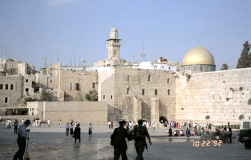
#> input picture images/hi1.png, 251 x 160 px, found by its file name
$ jupyter execute --allow-errors 'importance based cropping.ipynb'
#> lines starting #> are read from the running program, lines starting #| are printed output that depends on the picture
#> the answer given: 3
[cell 1]
import cv2
import igraph as ig
import math
import numpy as np
import matplotlib.pyplot as plt
from pandas import DataFrame
import pandas as pd
from sklearn import datasets
from sklearn.mixture import GaussianMixture
import scipy.sparse as sp

[cell 2]
class EventHandler:
    """
    Class for handling user input during segmentation iterations
    """

    def __init__(self, flags, img, _mask, colors):

        self.FLAGS = flags
        self.ix = -1
        self.iy = -1
        self.img = img
        self.img2 = self.img.copy()
        self._mask = _mask
        self.COLORS = colors

    @property
    def image(self):
        return self.img

    @image.setter
    def image(self, img):
        self.img = img

    @property
    def mask(self):
        return self._mask

    @mask.setter
    def mask(self, _mask):
        self._mask = _mask

    @property
    def flags(self):
        return self.FLAGS

    @flags.setter
    def flags(self, flags):
        self.FLAGS = flags

    # [42 lines left out: function handler, not called in this run]

[cell 3]
def run(filename: str):
#> called with filename = './hi1.png'
    COLORS = {'BLACK' : [0,0,0],'RED'   : [0, 0, 255],'GREEN' : [0, 255, 0],'BLUE'  : [255, 0, 0],'WHITE' : [255,255,255]}

    DRAW_BG = {'color' : COLORS['BLACK'], 'val' : 0}
    DRAW_FG = {'color' : COLORS['WHITE'], 'val' : 1}

    FLAGS = {'RECT' : (0, 0, 1, 1),'DRAW_STROKE': False,'DRAW_RECT' : False,'rect_over' : False,'rect_or_mask' : -1,'value' : DRAW_FG}

    img = cv2.imread(filename)
#> img is the input picture: shape (160, 251, 3); mean B, G, R 167.9, 161.6, 159.6
    #mg=cv2.cvtColor(img,cv2.COLOR_BGR2RGB)
    plt.imshow(cv2.cvtColor(img,cv2.COLOR_BGR2RGB))
    img2 = img.copy()
    mask = np.zeros(img.shape[:2], dtype = np.uint8) # mask is a binary array with : 0 - background pixels
                                                     #                               1 - foreground pixels
    output = img.copy()        # output image to be shown
    img1=img.copy()
    # Input and segmentation windows
    cv2.namedWindow('Input Image',cv2.WINDOW_GUI_NORMAL)
    cv2.namedWindow('Segmented output',cv2.WINDOW_GUI_NORMAL)

    EventObj = EventHandler(FLAGS, img, mask, COLORS)
#> in __init__, `self._mask = _mask`: self._mask: shape (160, 251); every value is 0
    cv2.setMouseCallback('Input Image', EventObj.handler)
    cv2.moveWindow('Input Image', img.shape[1] + 10, 90)
    out_box=np.zeros(img.shape[:2])
    box=[0,0,1,1]
    out_box[box[1]:box[3],box[0]:box[2]]=1
    unknown_part=img[box[1]:box[3],box[0]:box[2],:]
#> unknown_part = [[183, 147, 129]]
    out_start=out_box.copy()
    flag=False
    ll=0
    while(1):
        mask = EventObj.mask
        FLAGS = EventObj.flags
#> FLAGS = 6 items
        img = EventObj.image
        cv2.imshow('Input Image', img)
        k = cv2.waitKey(1)
#> (key Esc is pressed here)
        box=[1,1,1,1]
        if k == 27:
            cv2.destroyAllWindows()
            # esc to exit
            break

        elif k == ord('0'):
            # Strokes for background
            FLAGS['value'] = DRAW_BG
            print(out_box.shape,img.shape)
            out_box[np.where(np.sum(img,axis=2)==0)]=0
            print(FLAGS['value'])
            plt.imshow(out_box,'gray')
            plt.show()
        elif k == ord('1'):
            # FG drawing
            FLAGS['value'] = DRAW_FG
            print(FLAGS['value'])
            out_box[np.where(np.sum(img,axis=2)==255*3)]=1
            plt.imshow(out_box,'gray')
            plt.show()
            cv2.destroyAllWindows()
            return out_box+2
        elif k == ord('r'):
            # reset everything
            FLAGS['RECT'] = (0, 0, 1, 1)
            FLAGS['DRAW_STROKE'] = False
            FLAGS['DRAW_RECT'] = False
            FLAGS['rect_or_mask'] = -1
            FLAGS['rect_over'] = False
            FLAGS['value'] = DRAW_FG
            img = img2.copy()
            mask = np.zeros(img.shape[:2], dtype = np.uint8)
            EventObj.image = img
            EventObj.mask = mask
            output = np.zeros(img.shape, np.uint8)
        elif k== ord('2'):
            bbox=FLAGS['RECT']
            box[0]=bbox[0]
            box[1]=bbox[1]
            box[2]=bbox[2]+bbox[0]
            box[3]=bbox[3]+bbox[1]
            print(box)
            cv2.destroyAllWindows()
            # [5 lines of commented-out code are left out]
            return box
        elif k == 13:
            print("hi")
            if(flag==False):
                box=FLAGS['RECT']
            #print(FLAGS['RECT'])
            return box
            #output=runner(img,box,10)
        cv2.imshow('Segmented image',output)
        # [5 lines of commented-out code are left out]

[cell 4]
n=int(input())

[cell 5]
box=[]
for i in range(n):
    box.append(run('./hi1.png'))
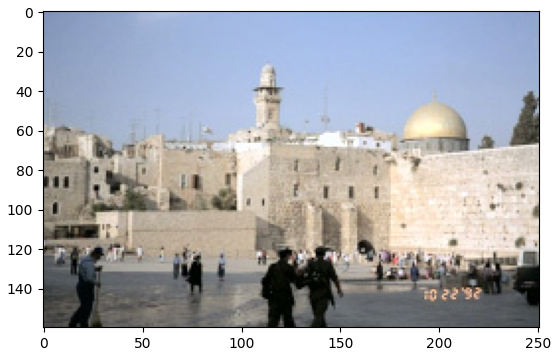
#> figure drawn by matplotlib, 1 panel

[cell 6]
print(box)
#| [None, (0, 0, 1, 1), None]

[cell 7]
fg=[]
img=cv2.imread('./hi1.png')
img=cv2.cvtColor(img,cv2.COLOR_BGR2RGB)
#> (the rest of this cell did not finish here and is left out)

#> (a cell that did not finish here is left out)

[cell 9]
while(1):
    arr = list(map(float, input().split()))
    if(len(arr)<4):
        break
    img=cv2.resize(img,None,fx=arr[0],fy=arr[1])
    fg=[cv2.resize(fg[i],None,fx=arr[2],fy=arr[3]) for i in range(n)]
    for i in range(n):
        print(fg[i].shape)
        print(img.shape[1]*box[i][0],img.shape)
        if(img.shape[0]<fg[i].shape[0] or img.shape[1]<fg[i].shape[1]):
            print('error will be raisen')
            sys.exit()
        dx1=int(img.shape[0]*box[i][1])
        dx2=int(img.shape[0]*box[i][1]+fg[i].shape[0])
        dy1=int(img.shape[1]*box[i][0])
        dy2=int(img.shape[1]*box[i][0]+fg[i].shape[1])
        if(dy2>img.shape[1]):
            dy2=img.shape[1]
            dy1=dy2-fg[i].shape[1]
        if(dx2>img.shape[0]):
            dx2=img.shape[0]
            dx1=dx2-fg[i].shape[0]
        img[dx1:dx2,dy1:dy2,:]=fg[i]
        print(fg[i].shape)
    plt.imshow(img)
    plt.show()

[cell 10]
img=cv2.imread('hi.png')
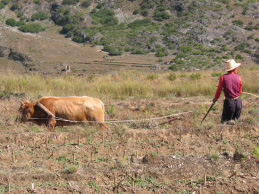
#> input picture images/hi.png, 259 x 194 px, found by its file name
#> img is the input picture: shape (194, 259, 3); mean B, G, R 100.8, 126.7, 145.3
S=cv2.resize(img,(50,50))
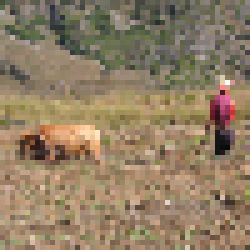
#> S: shape (50, 50, 3) (shown 5 times larger); mean B, G, R 100.6, 126.5, 145.1
S=cv2.cvtColor(S,cv2.COLOR_BGR2RGB)
T=S.copy()
for i in range(5):
    T=cv2.resize(T,None,fx=0.9,fy=0.9)
    plt.imshow(T)
    plt.show()
#> this loop made 5 passes
#> pass 1, `T=cv2.resize(T,None,fx=0.9,fy=0.9)`:
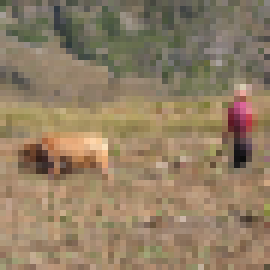
#> T: shape (45, 45, 3) (shown 6 times larger); mean R, G, B 145, 126.4, 100.5
#> pass 2, `T=cv2.resize(T,None,fx=0.9,fy=0.9)`:
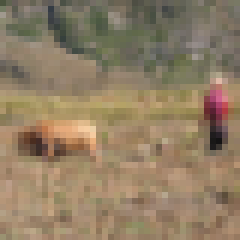
#> T: shape (40, 40, 3) (shown 6 times larger); mean R, G, B 144.8, 126.3, 100.4
#> pass 3, `T=cv2.resize(T,None,fx=0.9,fy=0.9)`:
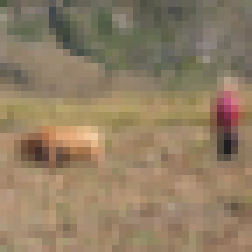
#> T: shape (36, 36, 3) (shown 7 times larger); mean R, G, B 144.7, 126.2, 100.3
#> after the loop:
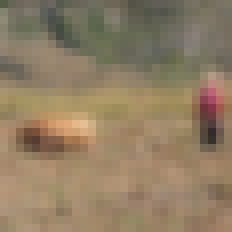
#> T: shape (29, 29, 3) (shown 8 times larger); mean R, G, B 144.3, 125.8, 100
